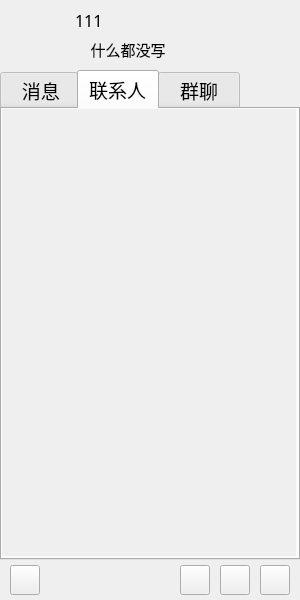
<?xml version="1.0" encoding="UTF-8"?>
<ui version="4.0">
 <class>MychatDialog</class>
 <widget class="QWidget" name="MychatDialog">
  <property name="geometry">
   <rect>
    <x>0</x>
    <y>0</y>
    <width>300</width>
    <height>600</height>
   </rect>
  </property>
  <property name="minimumSize">
   <size>
    <width>300</width>
    <height>600</height>
   </size>
  </property>
  <property name="maximumSize">
   <size>
    <width>300</width>
    <height>600</height>
   </size>
  </property>
  <property name="font">
   <font>
    <family>微软雅黑</family>
    <pointsize>12</pointsize>
   </font>
  </property>
  <property name="windowTitle">
   <string>Form</string>
  </property>
  <widget class="QLabel" name="lb_name">
   <property name="geometry">
    <rect>
     <x>75</x>
     <y>5</y>
     <width>225</width>
     <height>30</height>
    </rect>
   </property>
   <property name="text">
    <string>111</string>
   </property>
  </widget>
  <widget class="QPushButton" name="pb_icon">
   <property name="geometry">
    <rect>
     <x>5</x>
     <y>5</y>
     <width>60</width>
     <height>60</height>
    </rect>
   </property>
   <property name="text">
    <string/>
   </property>
   <property name="icon">
    <iconset resource="res.qrc">
     <normaloff>:/tx/9.png</normaloff>:/tx/9.png</iconset>
   </property>
   <property name="iconSize">
    <size>
     <width>60</width>
     <height>60</height>
    </size>
   </property>
   <property name="flat">
    <bool>true</bool>
   </property>
  </widget>
  <widget class="QTabWidget" name="tabWidget">
   <property name="geometry">
    <rect>
     <x>0</x>
     <y>70</y>
     <width>300</width>
     <height>490</height>
    </rect>
   </property>
   <property name="minimumSize">
    <size>
     <width>300</width>
     <height>490</height>
    </size>
   </property>
   <property name="maximumSize">
    <size>
     <width>300</width>
     <height>490</height>
    </size>
   </property>
   <property name="font">
    <font>
     <family>微软雅黑</family>
     <pointsize>14</pointsize>
    </font>
   </property>
   <property name="currentIndex">
    <number>1</number>
   </property>
   <widget class="QWidget" name="tb_msg">
    <attribute name="title">
     <string>  消息 </string>
    </attribute>
    <widget class="QScrollArea" name="scrollArea_5">
     <property name="geometry">
      <rect>
       <x>0</x>
       <y>0</y>
       <width>294</width>
       <height>447</height>
      </rect>
     </property>
     <property name="frameShape">
      <enum>QFrame::NoFrame</enum>
     </property>
     <property name="widgetResizable">
      <bool>true</bool>
     </property>
     <widget class="QWidget" name="scrollAreaWidgetContents_5">
      <property name="geometry">
       <rect>
        <x>0</x>
        <y>0</y>
        <width>294</width>
        <height>447</height>
       </rect>
      </property>
      <layout class="QVBoxLayout" name="verticalLayout_5">
       <property name="leftMargin">
        <number>0</number>
       </property>
       <property name="topMargin">
        <number>3</number>
       </property>
       <property name="rightMargin">
        <number>0</number>
       </property>
       <property name="bottomMargin">
        <number>3</number>
       </property>
       <item>
        <widget class="QWidget" name="wt_msglist" native="true"/>
       </item>
       <item>
        <spacer name="verticalSpacer_4">
         <property name="orientation">
          <enum>Qt::Vertical</enum>
         </property>
         <property name="sizeHint" stdset="0">
          <size>
           <width>20</width>
           <height>421</height>
          </size>
         </property>
        </spacer>
       </item>
      </layout>
     </widget>
    </widget>
   </widget>
   <widget class="QWidget" name="tb_friend">
    <attribute name="title">
     <string>联系人</string>
    </attribute>
    <widget class="QScrollArea" name="scrollArea_2">
     <property name="geometry">
      <rect>
       <x>0</x>
       <y>0</y>
       <width>294</width>
       <height>447</height>
      </rect>
     </property>
     <property name="minimumSize">
      <size>
       <width>294</width>
       <height>447</height>
      </size>
     </property>
     <property name="maximumSize">
      <size>
       <width>294</width>
       <height>447</height>
      </size>
     </property>
     <property name="frameShape">
      <enum>QFrame::NoFrame</enum>
     </property>
     <property name="widgetResizable">
      <bool>true</bool>
     </property>
     <widget class="QWidget" name="scrollAreaWidgetContents_2">
      <property name="geometry">
       <rect>
        <x>0</x>
        <y>0</y>
        <width>294</width>
        <height>447</height>
       </rect>
      </property>
      <layout class="QVBoxLayout" name="verticalLayout_2">
       <property name="leftMargin">
        <number>0</number>
       </property>
       <property name="topMargin">
        <number>3</number>
       </property>
       <property name="rightMargin">
        <number>0</number>
       </property>
       <property name="bottomMargin">
        <number>3</number>
       </property>
       <item>
        <widget class="QWidget" name="wt_list" native="true"/>
       </item>
       <item>
        <spacer name="verticalSpacer_2">
         <property name="orientation">
          <enum>Qt::Vertical</enum>
         </property>
         <property name="sizeHint" stdset="0">
          <size>
           <width>20</width>
           <height>371</height>
          </size>
         </property>
        </spacer>
       </item>
      </layout>
     </widget>
    </widget>
   </widget>
   <widget class="QWidget" name="tb_friends">
    <attribute name="title">
     <string>  群聊  </string>
    </attribute>
    <widget class="QScrollArea" name="scrollArea">
     <property name="geometry">
      <rect>
       <x>0</x>
       <y>0</y>
       <width>294</width>
       <height>447</height>
      </rect>
     </property>
     <property name="frameShape">
      <enum>QFrame::NoFrame</enum>
     </property>
     <property name="widgetResizable">
      <bool>true</bool>
     </property>
     <widget class="QWidget" name="scrollAreaWidgetContents">
      <property name="geometry">
       <rect>
        <x>0</x>
        <y>0</y>
        <width>294</width>
        <height>447</height>
       </rect>
      </property>
      <layout class="QVBoxLayout" name="verticalLayout">
       <property name="spacing">
        <number>0</number>
       </property>
       <property name="leftMargin">
        <number>0</number>
       </property>
       <property name="topMargin">
        <number>0</number>
       </property>
       <property name="rightMargin">
        <number>0</number>
       </property>
       <property name="bottomMargin">
        <number>0</number>
       </property>
       <item>
        <widget class="QTabWidget" name="tabWidget_2">
         <property name="currentIndex">
          <number>0</number>
         </property>
         <widget class="QWidget" name="tb_creategroup">
          <attribute name="title">
           <string>创建的群聊</string>
          </attribute>
          <widget class="QScrollArea" name="scrollArea_3">
           <property name="geometry">
            <rect>
             <x>0</x>
             <y>0</y>
             <width>291</width>
             <height>404</height>
            </rect>
           </property>
           <property name="frameShape">
            <enum>QFrame::NoFrame</enum>
           </property>
           <property name="widgetResizable">
            <bool>true</bool>
           </property>
           <widget class="QWidget" name="scrollAreaWidgetContents_3">
            <property name="geometry">
             <rect>
              <x>0</x>
              <y>0</y>
              <width>291</width>
              <height>404</height>
             </rect>
            </property>
            <layout class="QVBoxLayout" name="verticalLayout_3">
             <property name="leftMargin">
              <number>0</number>
             </property>
             <property name="topMargin">
              <number>3</number>
             </property>
             <property name="rightMargin">
              <number>0</number>
             </property>
             <property name="bottomMargin">
              <number>3</number>
             </property>
             <item>
              <widget class="QWidget" name="wt_createlist" native="true"/>
             </item>
             <item>
              <spacer name="verticalSpacer">
               <property name="orientation">
                <enum>Qt::Vertical</enum>
               </property>
               <property name="sizeHint" stdset="0">
                <size>
                 <width>20</width>
                 <height>373</height>
                </size>
               </property>
              </spacer>
             </item>
            </layout>
           </widget>
          </widget>
         </widget>
         <widget class="QWidget" name="tb_joingroup">
          <attribute name="title">
           <string>加入的群聊</string>
          </attribute>
          <widget class="QScrollArea" name="scrollArea_4">
           <property name="geometry">
            <rect>
             <x>0</x>
             <y>0</y>
             <width>294</width>
             <height>404</height>
            </rect>
           </property>
           <property name="frameShape">
            <enum>QFrame::NoFrame</enum>
           </property>
           <property name="widgetResizable">
            <bool>true</bool>
           </property>
           <widget class="QWidget" name="scrollAreaWidgetContents_4">
            <property name="geometry">
             <rect>
              <x>0</x>
              <y>0</y>
              <width>294</width>
              <height>404</height>
             </rect>
            </property>
            <layout class="QVBoxLayout" name="verticalLayout_4">
             <property name="leftMargin">
              <number>0</number>
             </property>
             <property name="topMargin">
              <number>3</number>
             </property>
             <property name="rightMargin">
              <number>0</number>
             </property>
             <property name="bottomMargin">
              <number>3</number>
             </property>
             <item>
              <widget class="QWidget" name="wt_joinlist" native="true"/>
             </item>
             <item>
              <spacer name="verticalSpacer_3">
               <property name="orientation">
                <enum>Qt::Vertical</enum>
               </property>
               <property name="sizeHint" stdset="0">
                <size>
                 <width>20</width>
                 <height>373</height>
                </size>
               </property>
              </spacer>
             </item>
            </layout>
           </widget>
          </widget>
         </widget>
        </widget>
       </item>
      </layout>
     </widget>
    </widget>
   </widget>
  </widget>
  <widget class="QPushButton" name="pb_menu">
   <property name="geometry">
    <rect>
     <x>10</x>
     <y>565</y>
     <width>30</width>
     <height>30</height>
    </rect>
   </property>
   <property name="text">
    <string/>
   </property>
   <property name="icon">
    <iconset resource="res.qrc">
     <normaloff>:/images/ic_sysmen.png</normaloff>:/images/ic_sysmen.png</iconset>
   </property>
   <property name="iconSize">
    <size>
     <width>40</width>
     <height>40</height>
    </size>
   </property>
   <property name="flat">
    <bool>false</bool>
   </property>
  </widget>
  <widget class="QPushButton" name="pb_tool1">
   <property name="geometry">
    <rect>
     <x>180</x>
     <y>565</y>
     <width>30</width>
     <height>30</height>
    </rect>
   </property>
   <property name="text">
    <string/>
   </property>
   <property name="icon">
    <iconset resource="res.qrc">
     <normaloff>:/images/groupChat 2.png</normaloff>:/images/groupChat 2.png</iconset>
   </property>
   <property name="iconSize">
    <size>
     <width>30</width>
     <height>30</height>
    </size>
   </property>
  </widget>
  <widget class="QPushButton" name="pb_tool2">
   <property name="geometry">
    <rect>
     <x>220</x>
     <y>565</y>
     <width>30</width>
     <height>30</height>
    </rect>
   </property>
   <property name="text">
    <string/>
   </property>
  </widget>
  <widget class="QPushButton" name="pb_tool3">
   <property name="geometry">
    <rect>
     <x>260</x>
     <y>565</y>
     <width>30</width>
     <height>30</height>
    </rect>
   </property>
   <property name="text">
    <string/>
   </property>
  </widget>
  <widget class="QLabel" name="le_feeling">
   <property name="geometry">
    <rect>
     <x>75</x>
     <y>34</y>
     <width>225</width>
     <height>30</height>
    </rect>
   </property>
   <property name="font">
    <font>
     <family>方正粗黑宋简体</family>
     <pointsize>11</pointsize>
    </font>
   </property>
   <property name="text">
    <string>    什么都没写</string>
   </property>
  </widget>
 </widget>
 <resources>
  <include location="res.qrc"/>
 </resources>
 <connections/>
</ui>
